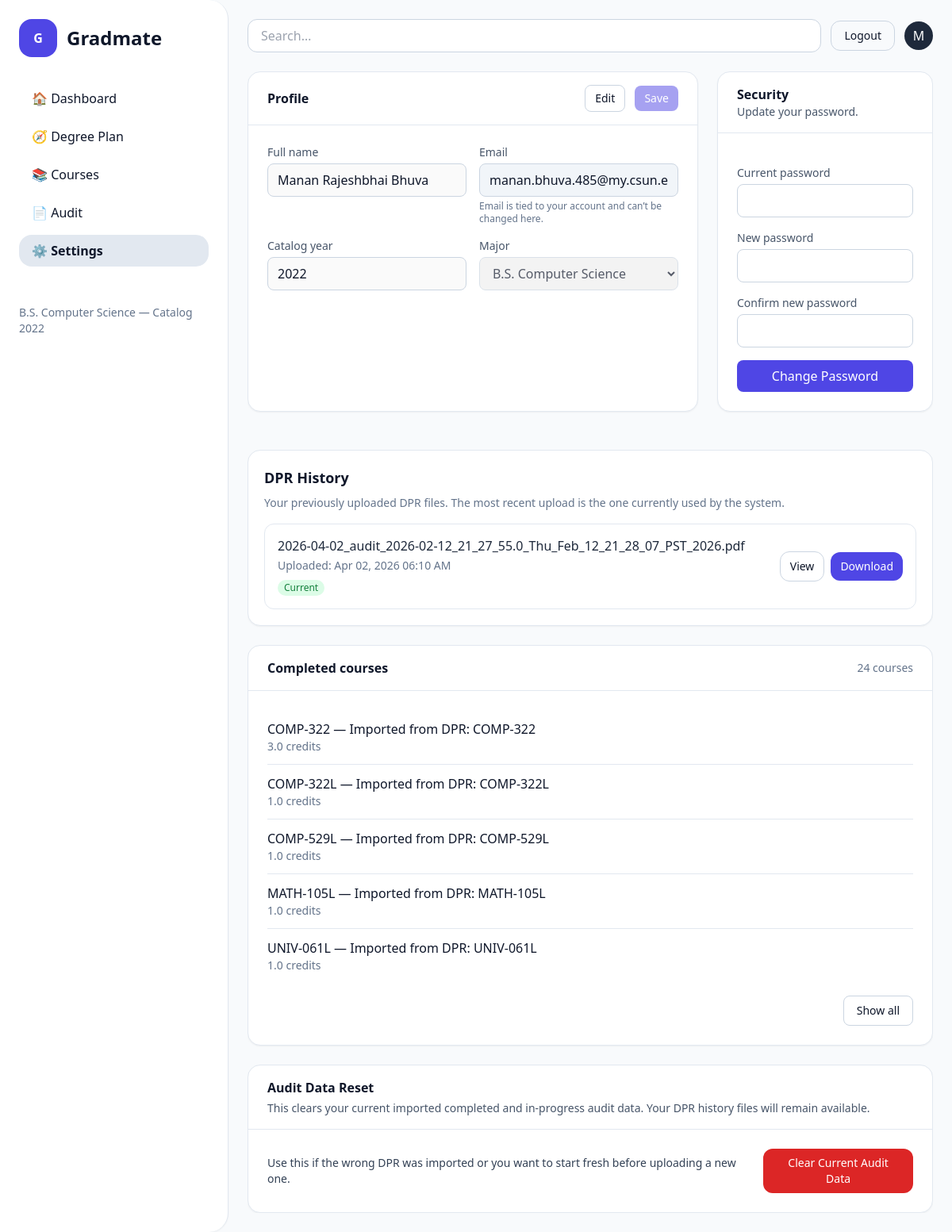
The app's page /settings/ (signed in), older data.
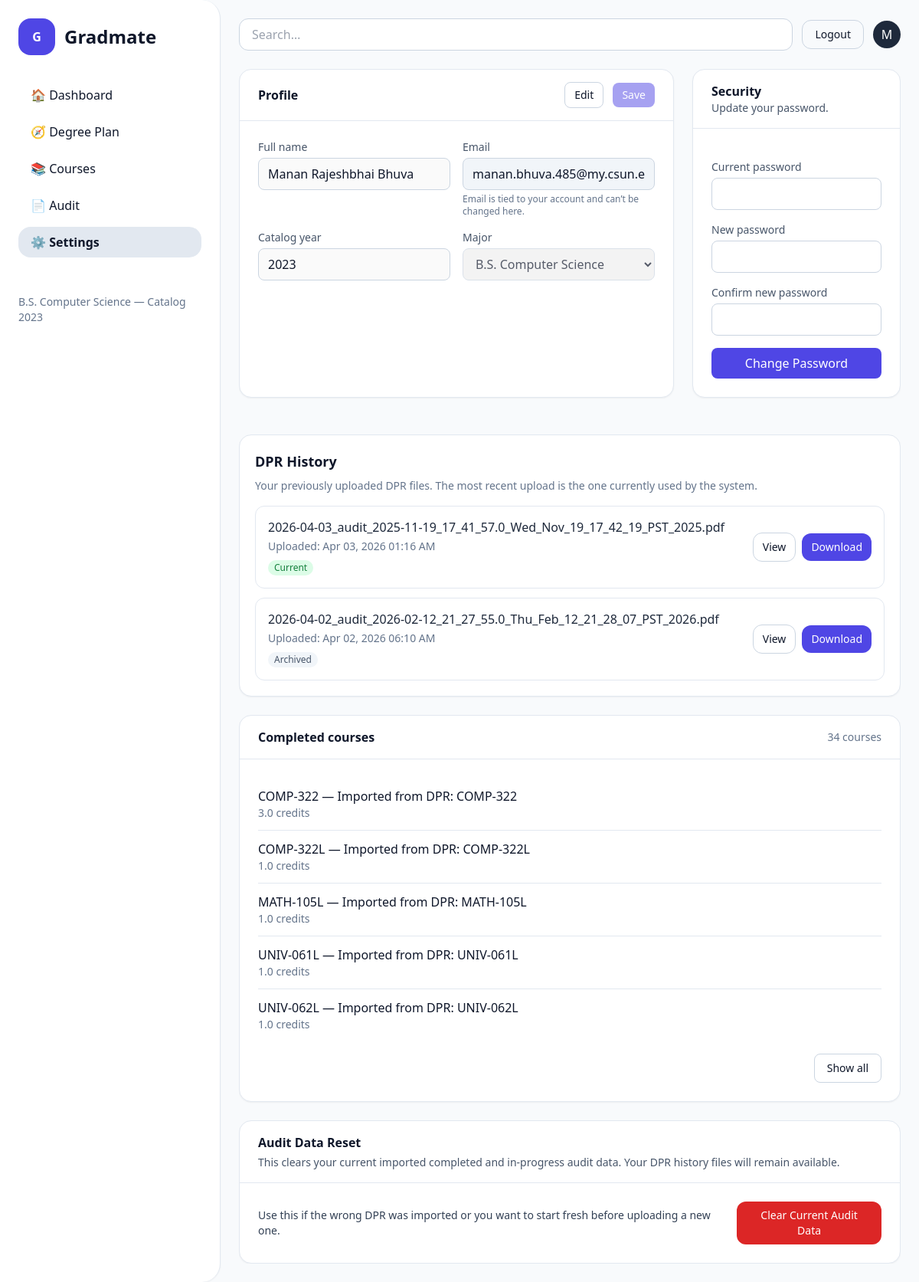
The same page, newer data.
### users/models.py (models this page shows, shortened)
class StudentProfile(models.Model):
    PROGRAM_CHOICES = [
        ("BS_CS", "B.S. Computer Science"),
        ("BS_IT", "B.S. Information Technology"),
        ("MS_CS", "M.S. Computer Science"),
        ("MBA", "MBA"),
    ]
    user = models.OneToOneField(
        settings.AUTH_USER_MODEL, on_delete=models.CASCADE, related_name="profile"
    )
    completed_codes = models.TextField(blank=True, default="")
    program = models.CharField(max_length=32, choices=PROGRAM_CHOICES)
    catalog_year = models.PositiveSmallIntegerField(
        validators=[MinValueValidator(2000), MaxValueValidator(2100)],
        help_text="e.g., 2024",
    )
    avg_credits_per_term = models.PositiveIntegerField(default=15)
    max_credits_next_term = models.PositiveIntegerField(default=15)

class DPRUpload(models.Model):
    user = models.ForeignKey(
        settings.AUTH_USER_MODEL,
        on_delete=models.CASCADE,
        related_name="dpr_uploads",
    )
    file = models.FileField(
        upload_to=dpr_upload_path,
        validators=[FileExtensionValidator(["pdf"])],
    )
    uploaded_at = models.DateTimeField(auto_now_add=True)

class CompletedClass(models.Model):
    profile = models.ForeignKey(
        StudentProfile, on_delete=models.CASCADE, related_name="completed_classes"
    )
    course = models.ForeignKey(
        Course, on_delete=models.CASCADE, related_name="completions"
    )
    term = models.CharField(max_length=12, blank=True)
    class Meta:
        unique_together = (("profile", "course"),)

class Course(models.Model):
    program = models.CharField(max_length=32, choices=StudentProfile.PROGRAM_CHOICES)
    catalog_year = models.PositiveSmallIntegerField(
        validators=[MinValueValidator(2000), MaxValueValidator(2100)]
    )
    tags = models.ManyToManyField(
        Tag,
        blank=True,
        related_name="courses",
        help_text="Optional labels like LAB, SUPPORT, GE-QR, etc.",
    )
    code = models.CharField(max_length=16)
    title = models.CharField(max_length=128)
    credits = models.DecimalField(max_digits=4, decimal_places=1, default=3.0)
    subject = models.CharField(max_length=32, blank=True, default="")
    level = models.CharField(max_length=50, null=True, blank=True)
    section = models.CharField(max_length=16, blank=True, default="")
    description = models.TextField(blank=True, default="")
    prerequisites = models.ManyToManyField(
        "self",
        symmetrical=False,
        blank=True,
        related_name="as_prerequisite_for",
    )
    corequisites = models.ManyToManyField(
        "self",
        symmetrical=False,
        blank=True,
        related_name="as_corequisite_for",
    )
    offered_in = models.ManyToManyField(Term, related_name="offerings", blank=True)
    PREREQ_MODES = (
        ("ALL", "All listed are required"),
        ("ANY", "Any one is sufficient"),
    )
    prereq_mode = models.CharField(max_length=3, choices=PREREQ_MODES, default="ALL")
    class Meta:
        unique_together = (("program", "catalog_year", "code"),)
        ordering = ["program", "catalog_year", "code"]

### users/views.py (the view, shortened to what this page needs)
# urls.py: path("settings/", users_views.settings_page, name="settings"),
@profile_required
def settings_page(request):
    profile = request.profile
    submit_kind = request.POST.get("form", "")
    profile_form = ProfileSettingsForm(
        request.user, profile,
        data=(request.POST if submit_kind == "profile" else None)
    )
    pwd_form = PasswordChangeForm(
        request.user,
        data=(request.POST if submit_kind == "password" else None)
    )
    completed_courses = (
        CompletedClass.objects
        .filter(profile=profile)
        .select_related("course")
        .order_by("course__subject", "course__code")
    )
    dpr_history = (
        DPRUpload.objects
        .filter(user=request.user)
        .order_by("-uploaded_at")
    )
    for dpr in dpr_history:
        dpr.display_name = os.path.basename(dpr.file.name or "")
    return render(request, "settings.html", {
        "profile_form": profile_form,
        "pwd_form": pwd_form,
        "profile": profile,
        "completed_courses": completed_courses,
        "dpr_history": dpr_history,
    })

### users/forms.py (shortened to what this page needs)
class ProfileSettingsForm(forms.Form):
    full_name = forms.CharField(label="Full name", max_length=150)
    email = forms.EmailField(label="Email", disabled=True, required=False)
    catalog_year = forms.IntegerField(label="Catalog year", min_value=2000, max_value=2100)
    program = forms.ChoiceField(label="Major", choices=StudentProfile.PROGRAM_CHOICES)
    def __init__(self, user, profile, *args, **kwargs):
        super().__init__(*args, **kwargs)
        full = (user.get_full_name() or "").strip()
        self.fields["full_name"].initial = full if full else (user.username or "")
        self.fields["email"].initial = user.email
        self.fields["email"].disabled = True
        self.fields["catalog_year"].initial = profile.catalog_year
        self.fields["program"].initial = profile.program

### templates/settings.html (shortened to what the changed rows need)
{% extends "base.html" %}
{% block content %}
  <div class="overflow-y-auto" style="max-height: calc(100vh - 96px);">
    <div class="grid grid-cols-1 lg:grid-cols-3 gap-6">
      <section class="lg:col-span-2 bg-white rounded-2xl shadow-sm border border-slate-200">
        <div class="border-b border-slate-200 px-6 py-4 flex items-center justify-between">
          <h2 class="font-semibold">Profile</h2>
        </div>
        <form
          id="profileForm"
          method="post"
          class="p-6 grid grid-cols-1 md:grid-cols-2 gap-4"
        >
          <div>
            <label class="block text-sm text-slate-600 mb-1">Catalog year</label>
            <input
              id="catalog_year"
              type="number"
              name="catalog_year"
              value="{{ profile_form.catalog_year.value|default:profile.catalog_year }}"
              class="w-full rounded-lg border border-slate-300 px-3 py-2"
              disabled
            >
          </div>
          <div>
            <label class="block text-sm text-slate-600 mb-1">Major</label>
            <select
              id="program"
              name="program"
              class="w-full rounded-lg border border-slate-300 px-3 py-2"
              disabled
            >
              {% for val, label in profile_form.fields.program.choices %}
                <option
                  value="{{ val }}"
                  {% if profile_form.program.value == val or profile.program == val %}
                    selected
                  {% endif %}
                >
                  {{ label }}
                </option>
              {% endfor %}
            </select>
          </div>
        </form>
      </section>
      <section class="bg-white rounded-2xl shadow-sm border border-slate-200">
        <div class="border-b border-slate-200 px-6 py-4">
          <h2 class="font-semibold">Security</h2>
        </div>
      </section>
      <section class="lg:col-span-3 bg-white rounded-2xl shadow-sm border border-slate-200 p-5 mt-6 w-full">
        <h2 class="text-lg font-semibold mb-2">DPR History</h2>
        {% if dpr_history %}
          <div class="space-y-3">
        {% for dpr in dpr_history %}
          <div class="w-full border border-slate-200 rounded-xl p-4">
            <div class="flex flex-col lg:flex-row lg:items-center lg:justify-between gap-4">
          <div class="min-w-0 flex-1">
            <div class="font-medium text-slate-800 break-words leading-snug">
              {{ dpr.display_name }}
            </div>
            <div class="text-sm text-slate-500 mt-1">
              Uploaded: {{ dpr.uploaded_at|date:"M d, Y h:i A" }}
            </div>
            {% if forloop.first %}
              <div class="mt-2 inline-flex items-center rounded-full bg-green-100 text-green-700 px-2 py-0.5 text-xs font-medium">
            Current
              </div>
            {% else %}
              <div class="mt-2 inline-flex items-center rounded-full bg-slate-100 text-slate-600 px-2 py-0.5 text-xs font-medium">
            Archived
              </div>
            {% endif %}
          </div>
          <div class="flex flex-wrap items-center gap-2 shrink-0">
            <a href="{{ dpr.file.url }}" target="_blank"
               class="inline-flex items-center rounded-xl border border-slate-300 px-3 py-2 text-sm hover:bg-slate-50">
              View
            </a>
            <a href="{{ dpr.file.url }}" download
               class="inline-flex items-center rounded-xl bg-indigo-600 px-3 py-2 text-sm text-white hover:bg-indigo-700">
              Download
            </a>
          </div>
            </div>
          </div>
        {% endfor %}
          </div>
        {% else %}
          <p class="text-sm text-slate-500">No DPR uploads yet.</p>
        {% endif %}
      </section>
      <section class="lg:col-span-3 bg-white rounded-2xl shadow-sm border border-slate-200">
        <div class="border-b border-slate-200 px-6 py-4 flex items-center justify-between">
          <h2 class="font-semibold">Completed courses</h2>
          {% if completed_courses %}
        <span class="text-sm text-slate-500">
          {{ completed_courses|length }} course{{ completed_courses|length|pluralize }}
        </span>
          {% endif %}
        </div>
        <div class="p-6">
          {% if completed_courses %}
        <ul id="completedCoursesList" class="divide-y divide-slate-200">
          {% for cc in completed_courses %}
            <li class="py-3 {% if forloop.counter > 5 %}hidden extra-course{% endif %}">
          <p class="font-medium">
            {{ cc.course.code }} — {{ cc.course.title }}
          </p>
          <p class="text-sm text-slate-500">
            {% if cc.course.credits %}
              {{ cc.course.credits }} credits
            {% endif %}
          </p>
            </li>
          {% endfor %}
        </ul>
          {% else %}
        <p class="text-sm text-slate-500">
          You haven't marked any courses as completed yet.
        </p>
          {% endif %}
        </div>
      </section>
      <section class="lg:col-span-3 bg-white rounded-2xl shadow-sm border border-slate-200">
        <div class="border-b border-slate-200 px-6 py-4">
          <h2 class="font-semibold text-slate-900">Audit Data Reset</h2>
        </div>
      </section>
    </div>
  </div>
{% endblock %}

### templates/base.html (shortened to what this page needs)
{% load static %}
<!doctype html>
<html lang="en">
<head>
  <script src="https://cdn.tailwindcss.com"></script>
</head>
<body class="bg-slate-50 text-slate-900 min-h-screen">
  <div class="min-h-screen flex">
    <aside class="w-72 bg-white border-r border-slate-200 p-6 rounded-r-3xl shadow-sm">
      <div class="flex items-center gap-3 mb-8">
        <div class="h-12 w-12 rounded-2xl bg-indigo-600 text-white grid place-items-center font-bold select-none">G</div>
        <span class="text-2xl font-semibold select-none">Gradmate</span>
      </div>
      {% with current=request.resolver_match.url_name %}
      <nav aria-label="Main" class="space-y-2">
        <ul class="space-y-2">
          <li>
            <a href="{% url 'dashboard' %}"
               class="block px-4 py-2 rounded-2xl hover:bg-slate-100 {% if current == 'dashboard' %}bg-slate-200 font-semibold{% endif %}">
               🏠 <span>Dashboard</span>
            </a>
          </li>
          <li>
            <a href="{% url 'degree_plan' %}"
               class="block px-4 py-2 rounded-2xl hover:bg-slate-100 {% if current == 'degree_plan' %}bg-slate-200 font-semibold{% endif %}">
               🧭 <span>Degree Plan</span>
            </a>
          </li>
          <li>
            <a href="{% url 'courses' %}"
               class="block px-4 py-2 rounded-2xl hover:bg-slate-100 {% if current == 'courses' %}bg-slate-200 font-semibold{% endif %}">
               📚 <span>Courses</span>
            </a>
          </li>
          <li>
            <a href="{% url 'audit' %}"
               class="block px-4 py-2 rounded-2xl hover:bg-slate-100 {% if current == 'audit' %}bg-slate-200 font-semibold{% endif %}">
               📄 <span>Audit</span>
            </a>
          </li>
          <li>
            <a href="{% url 'settings' %}"
               class="block px-4 py-2 rounded-2xl hover:bg-slate-100 {% if current == 'settings' %}bg-slate-200 font-semibold{% endif %}">
               ⚙️ <span>Settings</span>
            </a>
          </li>
        </ul>
      </nav>
      {% endwith %}
      <div class="mt-12 text-sm text-slate-500 select-none">
        {% if profile %}{{ profile.get_program_display }} — Catalog {{ profile.catalog_year }}{% endif %}
      </div>
    </aside>
    <main class="flex-1 p-6 relative z-10">
      <div class="flex items-center gap-3 mb-6">
        <form action="{% url 'courses' %}" method="get" role="search" class="flex-1">
          <input
            id="global-search"
            name="q"
            type="search"
            placeholder="Search…"
            value="{{ request.GET.q|default:'' }}"
            class="w-full rounded-xl border border-slate-300 px-4 py-2 outline-none focus:ring-2 focus:ring-indigo-500"
            autocomplete="off"
            autofocus
          >
        </form>
        <form action="{% url 'logout' %}" method="post" class="inline">
          <button type="submit" class="inline-flex items-center rounded-xl border border-slate-300 px-4 py-2 text-sm hover:bg-slate-100">
            Logout
          </button>
        </form>
        <a href="{% url 'settings' %}" title="Settings"
           class="h-9 w-9 rounded-full bg-slate-800 text-white grid place-items-center">
          {{ request.user.get_full_name|default:request.user.username|slice:":1"|upper }}
        </a>
      </div>
      {% block content %}{% endblock %}
    </main>
  </div>
</body>
</html>

Row changes from the older to the newer data that the page shows:
removed CompletedClass: course.code "COMP-529L", course "Imported from DPR: COMP-529L", course.credits "1.0"
changed StudentProfile "B.S. Computer Science": catalog_year "2022" → "2023"
added DPRUpload: display_name "2026-04-03_audit_2025-11-19_17_41_57.0_Wed_Nov_19_17_42_19_PST_2025.pdf", uploaded_at "Apr 03, 2026 01:16 AM", shows "Current"
computed for DPRUpload "2026-04-02_audit_2026-02-12_21_27_55.0_Thu_Feb_12_21_28_07_PST_2026.pdf": text "Current" → "Archived"
added CompletedClass: course.code "UNIV-062L", course "Imported from DPR: UNIV-062L", course.credits "1.0"
Text that changed along with them:
{{ completed_courses|length }}: "24" → "34"
